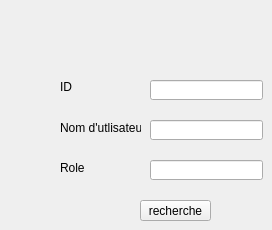
     <widget class="QWidget" name="tab_5">
      <attribute name="title">
       <string>Recherche</string>
      </attribute>
      <widget class="QLineEdit" name="role_find">
       <property name="geometry">
        <rect>
         <x>150</x>
         <y>160</y>
         <width>113</width>
         <height>20</height>
        </rect>
       </property>
       <property name="styleSheet">
        <string notr="true"/>
       </property>
      </widget>
      <widget class="QLineEdit" name="id2_find">
       <property name="geometry">
        <rect>
         <x>150</x>
         <y>80</y>
         <width>113</width>
         <height>20</height>
        </rect>
       </property>
       <property name="styleSheet">
        <string notr="true"/>
       </property>
      </widget>
      <widget class="QLabel" name="label_50">
       <property name="geometry">
        <rect>
         <x>60</x>
         <y>120</y>
         <width>81</width>
         <height>16</height>
        </rect>
       </property>
       <property name="text">
        <string>Nom d'utlisateur</string>
       </property>
      </widget>
      <widget class="QLabel" name="label_52">
       <property name="geometry">
        <rect>
         <x>60</x>
         <y>160</y>
         <width>81</width>
         <height>16</height>
        </rect>
       </property>
       <property name="text">
        <string>Role</string>
       </property>
      </widget>
      <widget class="QLabel" name="label_51">
       <property name="geometry">
        <rect>
         <x>60</x>
         <y>80</y>
         <width>47</width>
         <height>14</height>
        </rect>
       </property>
       <property name="text">
        <string>ID</string>
       </property>
      </widget>
      <widget class="QLineEdit" name="user_find">
       <property name="geometry">
        <rect>
         <x>150</x>
         <y>120</y>
         <width>113</width>
         <height>20</height>
        </rect>
       </property>
       <property name="styleSheet">
        <string notr="true"/>
       </property>
      </widget>
      <widget class="QPushButton" name="find_profil">
       <property name="geometry">
        <rect>
         <x>140</x>
         <y>200</y>
         <width>71</width>
         <height>21</height>
        </rect>
       </property>
       <property name="styleSheet">
        <string notr="true"/>
       </property>
       <property name="text">
        <string>recherche</string>
       </property>
      </widget>
     </widget>
